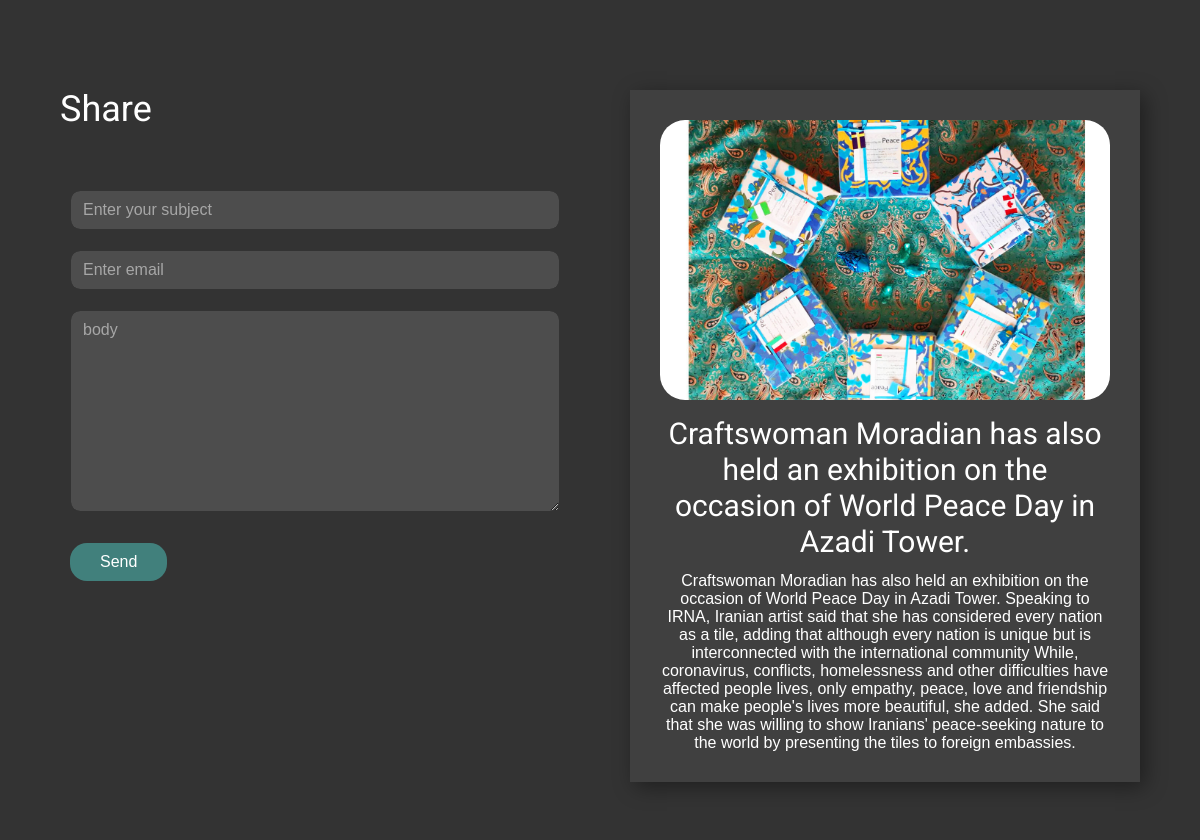
Screenshot of /blog/detail/Craftswoman-Moradian/ with the database file from the repository.
### email_sender/models.py (models this page shows, shortened)
class Post(models.Model):
    image = models.ImageField(upload_to='',blank=True)
    title = models.CharField(max_length=250)
    slug = models.SlugField(max_length=250,unique_for_date='created',null=True)
    des = models.TextField()
    created = models.DateTimeField(auto_now_add=True)
    class Meta:
        ordering = ('-created',)

### email_sender/views.py (the view)
# urls.py: path('detail/<slug>/',views.post_detail,name="detail"),
def post_detail(request,slug):
    post = get_object_or_404(Post,slug=slug)
    sent = False
    if request.method == 'POST':
        form = ShareForm(request.POST)
        if form.is_valid():
            cd = form.cleaned_data
            post_url = request.build_absolute_uri(post.get_absolute_url())
            subject = '✍️ {}--({})'.format(cd['subject'],post.title)
            message = '{}, Read this article on the website:\n{}.\n {}'.format(cd['body'],post.des,post_url)
            my_email = 'webmobin80@gmail.com'
            send_mail(subject,message,my_email,[cd['email']],fail_silently=False)
            sent = True
            if sent:
                return render(request,'status/Successful.html',{'cd': cd,'sent': sent})
    else:
        form = ShareForm()
    return render(request,'detail/detail.html',{'post': post,'form': form,'sent': sent})

### email_sender/forms.py
class ShareForm(forms.Form):
    subject = forms.CharField(widget=forms.TextInput(attrs={'id': 'name-59db',
                                                            'class': 'u-border-1 u-border-grey-80 u-border-radius-10 u-grey-70 u-input u-input-round u-input-1',
                                                            'placeholder': 'Enter your subject'}),label='')
    email = forms.EmailField(widget=forms.EmailInput(attrs={'id': 'email-59db',
                                                            'class': 'u-border-1 u-border-grey-80 u-border-radius-10 u-grey-70 u-input u-input-round u-input-2',
                                                            'placeholder': 'Enter email'}),label='')
    body = forms.CharField(widget=forms.Textarea(attrs={'id': 'message-59db',
                                                        'class': 'u-border-1 u-border-grey-80 u-border-radius-10 u-grey-70 u-input u-input-round u-input-3',
                                                        'placeholder': 'body'}),label='')

### templates/detail/detail.html (shortened to what this page needs)
{% extends "home.html" %}
{% block content %}
    <section class="u-align-left u-clearfix u-grey-80 u-section-2" id="carousel_e6df">
        <div class="u-clearfix u-sheet u-sheet-1">
            <div class="u-clearfix u-expanded-width u-layout-wrap u-layout-wrap-1">
                <div class="u-layout">
                    <div class="u-layout-row">
                        <div class="u-container-style u-layout-cell u-left-cell u-size-30 u-layout-cell-1">
                            <div class="u-container-layout u-container-layout-1">
                                <h2 class="u-text u-text-default u-text-1">Share</h2>
                                <div class="u-form u-form-1">
                                    <form action="#" method="POST"
                                          class="u-clearfix u-form-custom-backend u-form-spacing-10 u-form-vertical u-inner-form"
                                          style="padding: 10px" source="custom" name="form" redirect="true">
                                        <div class="u-form-group u-form-name u-form-group-1">
                                            {{ form.as_p }}
                                        </div>
                                        <div class="u-align-left u-form-group u-form-submit u-form-group-4">
                                            <button type="submit"
                                                    class="u-border-radius-17 u-btn u-btn-round u-btn-submit u-button-style u-palette-4-dark-2 u-btn-1">Send
                                            </button>
                                        </div>
                                    </form>
                                </div>
                            </div>
                        </div>
                        <div class="u-container-style u-layout-cell u-right-cell u-size-30 u-layout-cell-2">
                            <div class="u-container-layout u-valign-middle u-container-layout-2">
                                <div class="u-align-center u-container-style u-expanded-width u-grey-75 u-group u-group-1">
                                    <div class="u-container-layout u-container-layout-3">
                                        <img src="{{ post.image.url }}" alt="{{ post.title }}"
                                             class="u-border-radius-25 u-expanded-width u-image u-image-round u-image-1"
                                             data-image-width="1600" data-image-height="900">
                                        <h3 class="u-text u-text-default u-text-2">{{ post.title }}</h3>
                                        <p class="u-text u-text-default u-text-3">{{ post.des }}</p>
                                    </div>
                                </div>
                            </div>
                        </div>
                    </div>
                </div>
            </div>
        </div>
    </section>
{% endblock %}

### email_sender/static/Page-1.css (style rules this page uses)
.u-section-2 { background-image: none }
.u-section-2 .u-sheet-1 { min-height: 50vw }
.u-section-2 .u-layout-wrap-1 { margin-top: 60px; margin-bottom: 60px }
.u-section-2 .u-layout-cell-1 { min-height: 546px }
.u-section-2 .u-container-layout-1 { padding: 30px }
.u-section-2 .u-text-1 { margin-top: 0; margin-bottom: 0 }
.u-section-2 .u-form-1 { margin: 30px auto 0 0 }
.u-section-2 .u-input-1 { background-image: none }
.u-section-2 .u-input-2 { background-image: none }
.u-section-2 .u-input-3 { background-image: none }
.u-section-2 .u-btn-1 { background-image: none; border-style: none }
.u-section-2 .u-layout-cell-2 { min-height: 546px }
.u-section-2 .u-container-layout-2 { padding: 30px }
.u-section-2 .u-group-1 { min-height: 524px; height: auto; box-shadow: 5px 5px 20px 0 rgba(0,0,0,0.4); margin: 0 auto 0 0 }
.u-section-2 .u-container-layout-3 { padding: 30px }
.u-section-2 .u-image-1 { height: 280px; margin: 0 auto 0 0 }
.u-section-2 .u-text-2 { margin: 16px auto 0 }
.u-section-2 .u-text-3 { margin: 12px 0 0 }

### rows the page displays
Post: image (picture), title "Craftswoman Moradian has also held an exhibition on the occasion of World Peace Day in Azadi Tower.", des "Craftswoman Moradian has also held an exhibition on the occasion of World Peace Day in Azadi Tower. Speaking to IRNA, Iranian artist said that she has considered every nation as a tile, adding that although every nation is unique but is interconnected with the international community While, coronavirus, conflicts, homelessness and other difficulties have affected people lives, only empathy, peace, love and friendship can make people's lives more beautiful, she added. She said that she was willing to show Iranians' peace-seeking nature to the world by presenting the tiles to foreign embassies."
